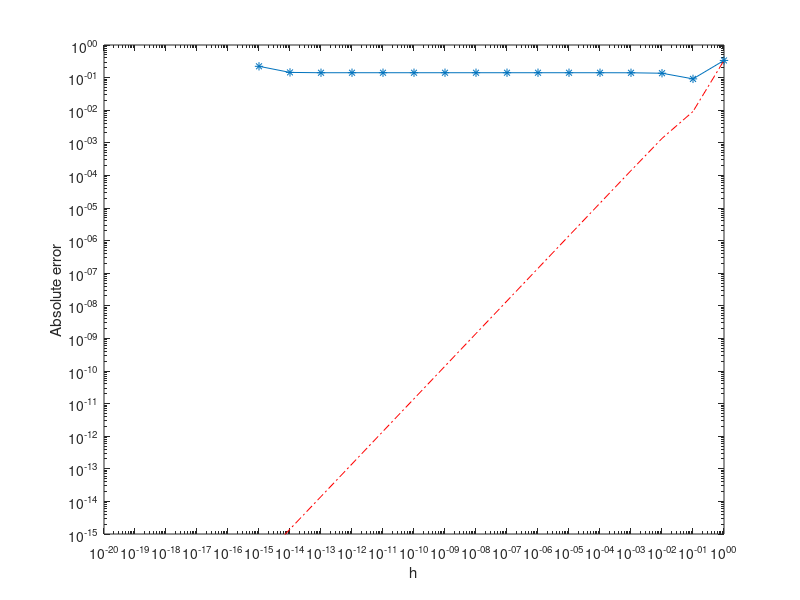

Here is the MATLAB script that generated this plot:
% Examples 1.2--1.3 and Figure 1.3

x = 3;
delta = 1e-11;
i = -20:1:0;
h = 10.^i;
g1 = (cos(x+h)-cos(x))./h +sin(x);              %1st estimate of value of the function at x=3 and delta =  1e-11
g2 = (-2).*sin(x+(h/2)).*sin(h/2) +sin(x) ;   %2nd estimate of value of the function at x=3 and delta =  1e-11
err1 = abs (g1 - sin(x)); %calculates the absolute error between fp and the derivative approximation
err2 = abs (g2 - sin(x));

%plot the actual error and the predicted error on a log-log plot.
loglog (h,err1,'-*');
hold on
loglog (h,err2,'r-.');
xlabel('h')
ylabel('Absolute error')
axis([10^(-20) 1 10^(-15) 1])
hold off;